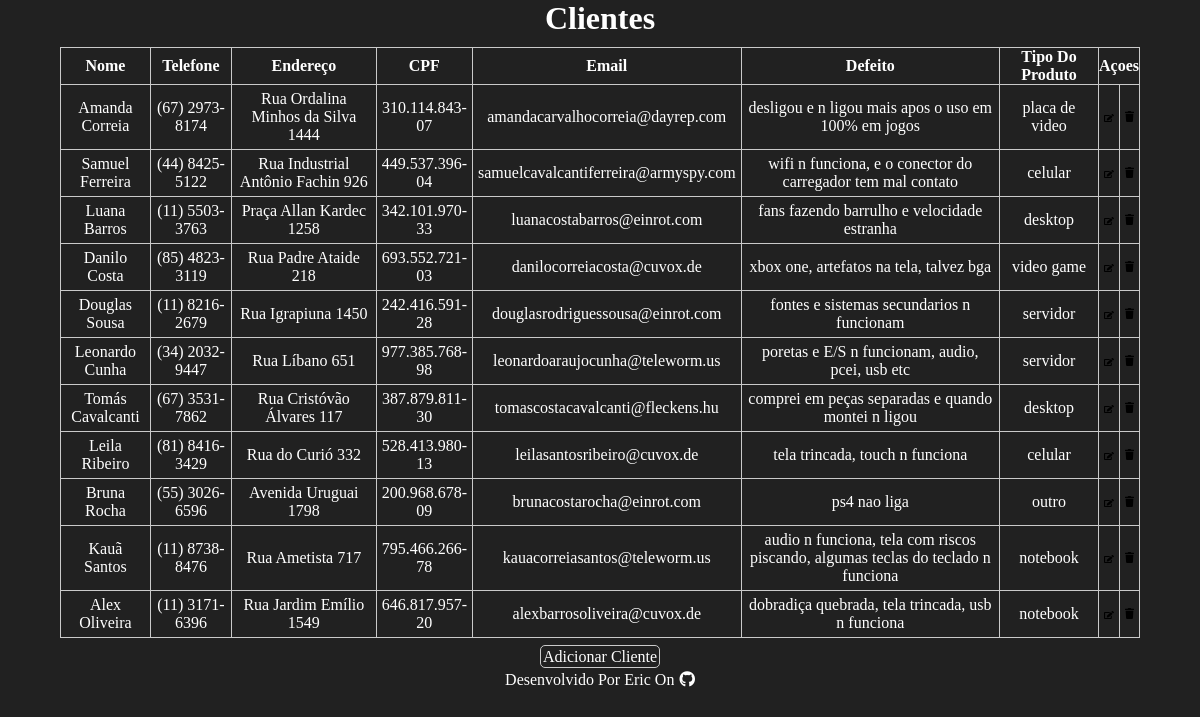
The app's page /Main/TabelaAdm.php with its own data.
### tables this page shows
CREATE TABLE `cliente` (
  `id_cliente` int(11) NOT NULL AUTO_INCREMENT,
  `nome` varchar(255) NOT NULL,
  `telefone` varchar(255) NOT NULL,
  `endereco` text NOT NULL,
  `cpf` varchar(15) NOT NULL,
  `email` text NOT NULL,
  `defeito` text NOT NULL,
  `id_produto` int(11) DEFAULT NULL,
  `dh_registro` datetime DEFAULT NULL,
  PRIMARY KEY (`id_cliente`)
);

CREATE TABLE `produto` (
  `id_produto` int(11) NOT NULL AUTO_INCREMENT,
  `tipo` varchar(255) NOT NULL,
  PRIMARY KEY (`id_produto`)
);

### Poo/ClientesDao.php (called while the page is built, shortened)
<?php
class ClientesDao
{
    public function read_join()
    {
        $sql = "SELECT * FROM cliente
        JOIN produto ON cliente.id_produto = produto.id_produto";
        $connection = new Conexao();
        $con =  $connection->getConn();
        return mysqli_query($con, $sql);
    }
}

### Main/TabelaAdm.php (the view, shortened to what this page needs)
<!DOCTYPE html>
<html lang="pt-br">
<head>
    <link rel="stylesheet" href="css/Style.css">
</head>
<body>
    <section class="table textos">
        <h1 class="titulos">Clientes</h1>
        <table border="1">
            <thead>
                <tr>
                    <th>Nome</th>
                    <th>Telefone</th>
                    <th>Endereço</th>
                    <th>CPF</th>
                    <th>Email</th>
                    <th>Defeito</th>
                    <th>Tipo Do Produto</th>
                    <th colspan="2">Açoes</th>
                </tr>
            </thead>
            <?php
            require_once '../Poo/ClientesDao.php';
            $ClienteDao = new ClientesDao();
            $resultado = $ClienteDao->read_join();
            while ($cliente = mysqli_fetch_array($resultado)) {
            ?>
                <tbody>
                    <tr>
                        <td><?php echo $cliente['nome']; ?></td>
                        <td><?php echo $cliente['telefone']; ?></td>
                        <td><?php echo $cliente['endereco']; ?></td>
                        <td><?php echo $cliente['cpf']; ?></td>
                        <td><?php echo $cliente['email']; ?></td>
                        <td><?php echo $cliente['defeito']; ?></td>
                        <td><?php echo $cliente['tipo']; ?></td>
                        <td><a href="../Crud/editar.php?id_cliente=<?php echo $cliente['id_cliente'] ?>"><abbr title=" editar registro"><img src="../img/icones fontwesome/edit-solid.svg" alt="icone editar"></abbr></a></td>
                        <td><a href="../Crud/delete.php?id_cliente=<?php echo $cliente['id_cliente']; ?>"><abbr title="excluir registro"><img src="../img/icones fontwesome/trash-solid.svg" alt="icone deletar"></abbr></a></td>
                    </tr>
                </tbody>
            <?php
            }
            ?>
        </table>
    </section>
    <div class="voltar_form_div">
        <a class="textos voltar_form" href="Index.php#Formulario">Adicionar Cliente</a>
    </div>
    <footer>
        <a target="_black" class="textos" href="https://github.com/ericrq">Desenvolvido Por Eric On<i class="fa fa-github"></i></a>
    </footer>
</body>
</html>

### Main/css/Style.css (style rules this page uses)
* { margin: 0; padding: 0; outline: 0; box-sizing: border-box; background-color: #212121; scroll-behavior: smooth; text-decoration: none; }
.titulos { font-family: 'Sriracha', cursive; color: #fff; font-size: 2em; text-align: center; }
.textos { font-family: 'Passion One', cursive; color: #fff; font-size: 1em; }
::placeholder { font-family: 'Sriracha', cursive; font-size: 1em; color: #fff; text-align: center; }
.voltar_form_div { text-align: center; }
.voltar_form { text-align: center; border-radius: 5px; width: 150px; height: 100%; background-color: #212121; border: 1px solid #cacaca; cursor: pointer; padding: 2px; }
.table { display: flex; flex-direction: column; align-items: center; overflow-x: auto; }
table { width: 90%; border: 1px solid #cacaca; border-collapse: collapse; text-align: center; margin-bottom: 10px; margin-top: 10px; }
td { border: 1px solid #cacaca; padding: 5px; }
td:first-child { width: 9%; }
td:nth-child(2) { width: 9%; }
td:nth-child(3) { width: 18%; }
td:nth-child(4) { width: 8%; }
td:nth-child(5) { width: 10%; }
td:nth-child(6) { width: 35%; }
td:nth-child(7) { width: 15%; }
thead, th { height: 30px; font-weight: bold; }
footer { display: flex; flex-direction: column; align-items: center; margin-top: 5px; }
footer i { padding-left: 5px; }

### records on screen
cliente: nome "Amanda Correia", telefone "(67) 2973-8174", endereco "Rua Ordalina Minhos da Silva 1444", cpf "310.114.843-07", email "amandacarvalhocorreia@dayrep.com", defeito "desligou e n ligou mais apos o uso em 100% em jogos", id_produto.tipo "placa de video"
cliente: nome "Samuel Ferreira", telefone "(44) 8425-5122", endereco "Rua Industrial Antônio Fachin 926", cpf "449.537.396-04", email "samuelcavalcantiferreira@armyspy.com", defeito "wifi n funciona, e o conector do carregador tem mal contato", id_produto.tipo "celular"
cliente: nome "Luana Barros", telefone "(11) 5503-3763", endereco "Praça Allan Kardec 1258", cpf "342.101.970-33", email "luanacostabarros@einrot.com", defeito "fans fazendo barrulho e velocidade estranha", id_produto.tipo "desktop"
cliente: nome "Danilo Costa", telefone "(85) 4823-3119", endereco "Rua Padre Ataide 218", cpf "693.552.721-03", email "danilocorreiacosta@cuvox.de", defeito "xbox one, artefatos na tela, talvez bga", id_produto.tipo "video game"
cliente: nome "Douglas Sousa", telefone "(11) 8216-2679", endereco "Rua Igrapiuna 1450", cpf "242.416.591-28", email "douglasrodriguessousa@einrot.com", defeito "fontes e sistemas secundarios n funcionam", id_produto.tipo "servidor"
cliente: nome "Leonardo Cunha", telefone "(34) 2032-9447", endereco "Rua Líbano 651", cpf "977.385.768-98", email "leonardoaraujocunha@teleworm.us", defeito "poretas e E/S n funcionam, audio, pcei, usb etc", id_produto.tipo "servidor"
cliente: nome "Tomás Cavalcanti", telefone "(67) 3531-7862", endereco "Rua Cristóvão Álvares 117", cpf "387.879.811-30", email "tomascostacavalcanti@fleckens.hu", defeito "comprei em peças separadas e quando montei n ligou", id_produto.tipo "desktop"
cliente: nome "Leila Ribeiro", telefone "(81) 8416-3429", endereco "Rua do Curió 332", cpf "528.413.980-13", email "leilasantosribeiro@cuvox.de", defeito "tela trincada, touch n funciona", id_produto.tipo "celular"
cliente: nome "Bruna Rocha", telefone "(55) 3026-6596", endereco "Avenida Uruguai 1798", cpf "200.968.678-09", email "brunacostarocha@einrot.com", defeito "ps4 nao liga", id_produto.tipo "outro"
cliente: nome "Kauã Santos", telefone "(11) 8738-8476", endereco "Rua Ametista 717", cpf "795.466.266-78", email "kauacorreiasantos@teleworm.us", defeito "audio n funciona, tela com riscos piscando, algumas teclas do teclado n funciona", id_produto.tipo "notebook"
cliente: nome "Alex Oliveira", telefone "(11) 3171-6396", endereco "Rua Jardim Emílio 1549", cpf "646.817.957-20", email "alexbarrosoliveira@cuvox.de", defeito "dobradiça quebrada, tela trincada, usb n funciona", id_produto.tipo "notebook"
